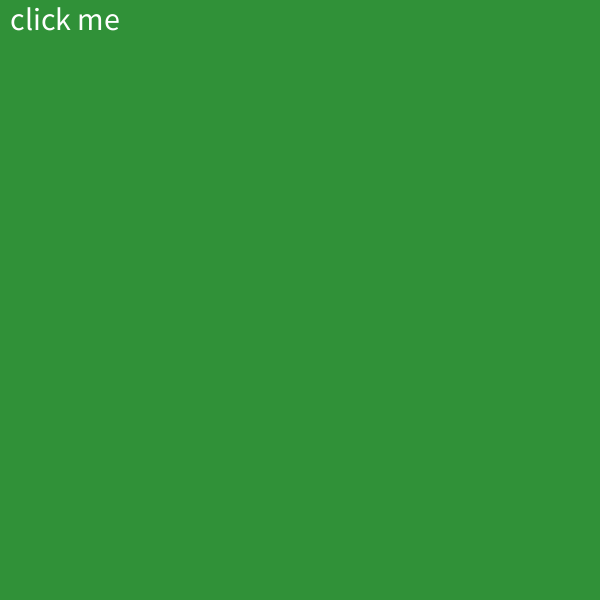
Frame 1 (no input)
Frame 60 (the mouse pressed at the canvas centre just before this capture): identical to frame 1, image omitted
Frame 120 (the mouse held since frame 60 and released just before this capture): identical to frame 1, image omitted

The Processing sketch that drew this single still picture (run headless with seeded random() and noise(); from frame 60 on, the mouse is pressed at the canvas centre):

// Processing sketch: click
// ── click.pde
void setup(){
  size(600, 600);
  background(48, 145, 56);
  textSize(32);
  text("click me", 10, 30); 
}

void draw(){
 
}

void mouseClicked(){
  background(48, 145, 56);
  textSize(32);
  text("Click me", (mouseX + 50) % width, (mouseY+30) % height); 
}
